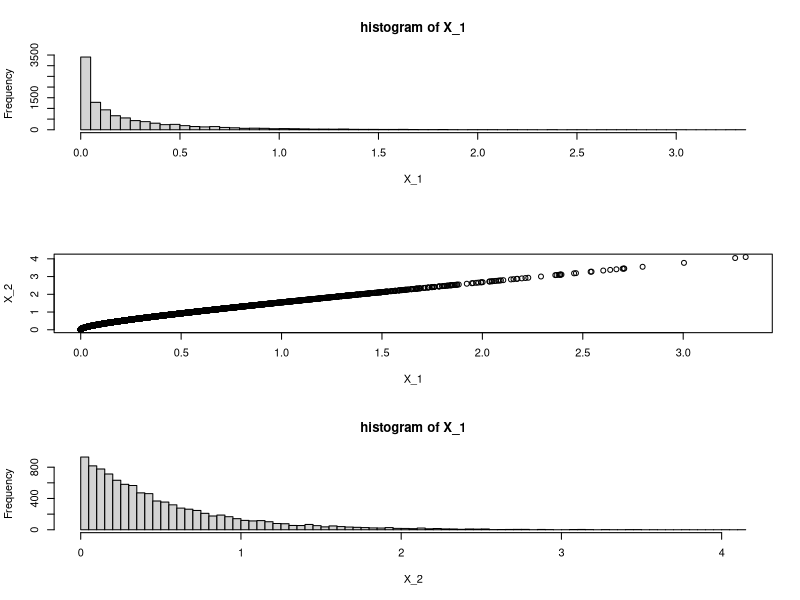

Write the R code that produced this figure.
#' This script illustrate the concept of co-dependence, as described 
#' in A. Meucci, "Risk and Asset Allocation", Springer, 2005,  Chapter 2.
#'
#' @references
#' \url{http://}
#' See Meucci's script for "S_DisplayNormalCopulaPdf.m"
#'
#' @author Xavier Valls \email{flamejat@@gmail.com}
#' @export

#############################################################################################################
### Generate draws 
J    = 10000;
N    = 10;
sig2 = 1;

U = runif( J );
X = matrix( NaN, J, N );

for( n in 1 : N )
{
    a = n / 2;
    b = 2 * sig2;
    X[ , n ] = qgamma( U, a, b );
}

NumBins = round( 10 * log( J ));

par( mfrow = c( 3, 1) );
hist( X[ , 1 ], NumBins, xlab = "X_1", main = "histogram of X_1" );
plot( X[ , 1 ], X[ , 2 ], xlab = "X_1", ylab = "X_2" );
hist( X[ , 2 ], NumBins, xlab = "X_2", main = "histogram of X_1" );
